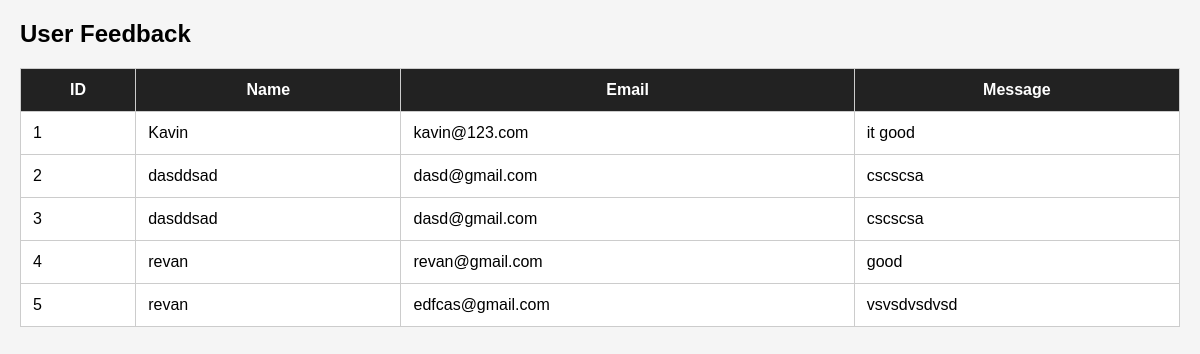
/admin/feedback, run on an earlier commit of the app's database.
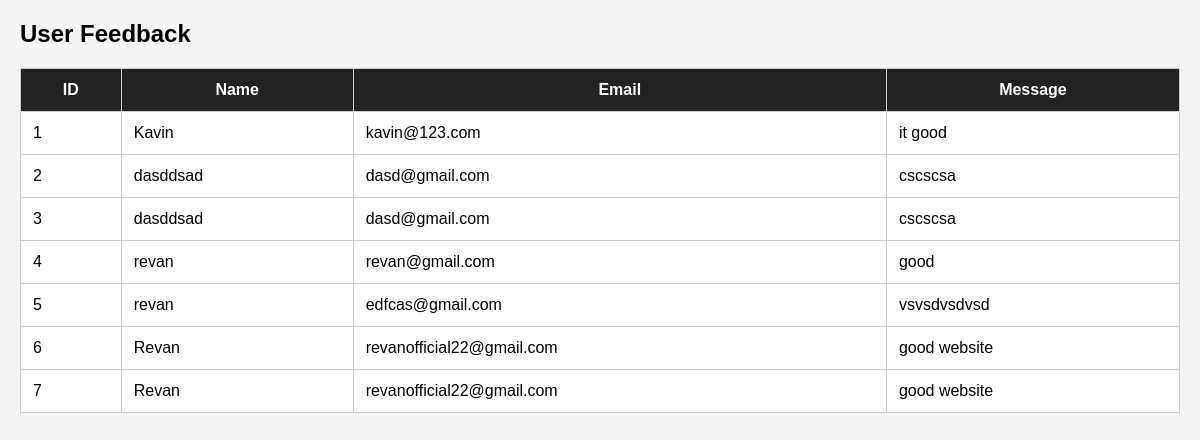
And on a later commit of the database.
### server.py (models this page shows)
class Contact(db.Model):
    id = db.Column(db.Integer, primary_key=True)
    name = db.Column(db.String(150), nullable=False)
    email = db.Column(db.String(150), nullable=False)
    message = db.Column(db.Text, nullable=False)

### server.py (the view)
@app.route('/admin/feedback')
def view_feedback():
    feedbacks = Contact.query.all()
    return render_template('feedback.html', feedbacks=feedbacks)

### templates/feedback.html (shortened to what this page needs)
<!DOCTYPE html>
<html>
<head>
</head><body>
    <h2>User Feedback</h2>
    <table>
        <thead>
            <tr><th>ID</th><th>Name</th><th>Email</th><th>Message</th></tr>
        </thead>
        <tbody>
            {% for fb in feedbacks %}
            <tr>
                <td>{{ fb.id }}</td>
                <td>{{ fb.name }}</td>
                <td>{{ fb.email }}</td>
                <td>{{ fb.message }}</td>
            </tr>
            {% endfor %}
        </tbody>
    </table>
</body>
</html>

### templates/feedback.html (style rules this page uses)
body { font-family: Arial; margin: 20px; background: #f5f5f5; }
table { width: 100%; border-collapse: collapse; background: #fff; }
th, td { padding: 12px; border: 1px solid #ccc; }
th { background: #222; color: #fff; }

What changed in the data, as far as the page shows it:
added Contact: id "6", name "Revan", email "revanofficial22@gmail.com", message "good website"
added Contact: id "7", name "Revan", email "revanofficial22@gmail.com", message "good website"
